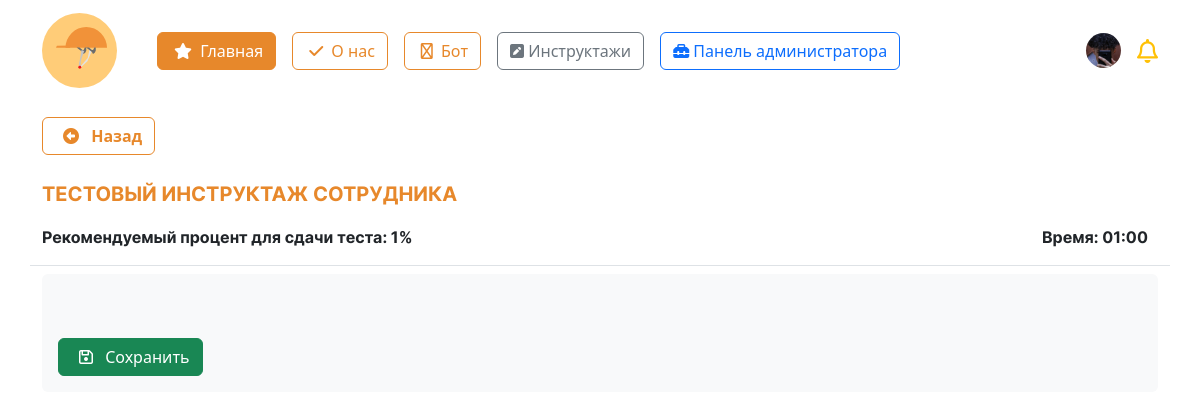
/account/themes_inst/test/1/1 (signed in), run on an earlier commit of the app's database.
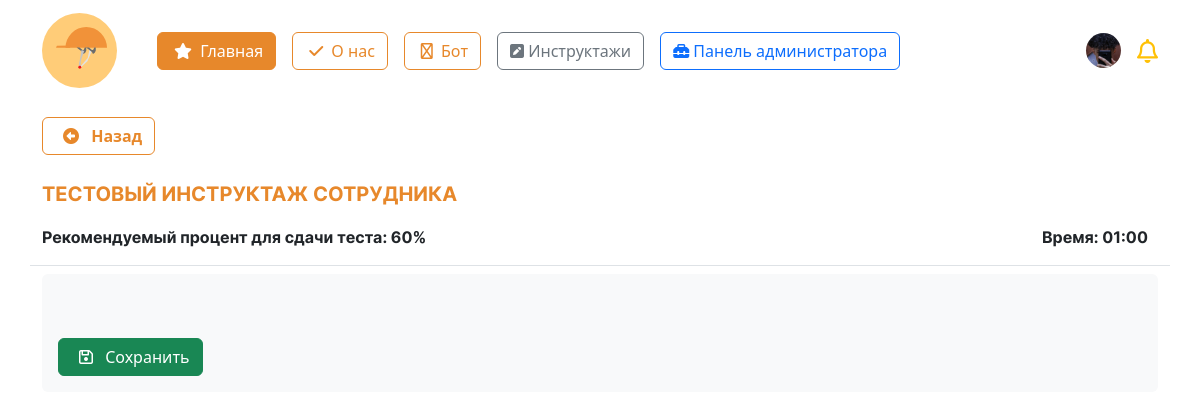
And on a later commit of the database.
### initru/models.py (models this page shows, shortened)
class CustomUser(AbstractUser):  # custom user for Users with django
    gen = (
        ('m', 'Мужской'),
        ('j', 'Женский')
    )
    patronymic = models.CharField(
        'Отчество',
        max_length=250,
    )
    gender = models.CharField(
        'Пол', choices=gen,
        max_length=3, null=True,
    )
    birthday_date = models.DateField(
        'Дата рождения', null=True,
    )
    region  = models.ForeignKey(
        Region, on_delete=models.CASCADE,
        null=True, verbose_name='Регион',
    )
    city  = ChainedForeignKey(
        City,
        chained_field='region',
        chained_model_field="region",
        show_all=False,
        auto_choose=True,
        null=True,
        sort=True)
    street  = models.ForeignKey(
        Street, on_delete=models.CASCADE,
        null=True, verbose_name='Улица',
    )
    house = models.IntegerField(
        "Номер дома", null=True,
    )
    flat = models.IntegerField(
        'Этаж', null=True,
    )
    avatar = models.ImageField(
        upload_to='images/users/',
        null=True,
        blank=True,
    )
    phone_number = models.TextField(
        'Номер телефона', max_length=15,unique=True,
        blank=False, null=True,
    )
    type_user  = models.ForeignKey(
        typeuser, on_delete=models.CASCADE,
        verbose_name='Тип пользователя', null=True,
    )
    groupStud  = models.ForeignKey(
        Groups, on_delete=models.CASCADE,
        verbose_name='Группа', null=True,
        blank=True
    )
    role  = models.ForeignKey(
        role, on_delete=models.CASCADE,
        null=True, verbose_name='Роль',
    )
    date_end = models.DateField(
        'Дата завершения зачисления',
        null=True,
    )

class test(models.Model):
    instruction = models.ForeignKey( inst, on_delete=models.CASCADE, verbose_name='Инструктаж' )
    name_test = models.CharField( 'Название теста инструктажа', max_length=125 )
    number_of_questions = models.IntegerField('Количество вопросов') ##
    time = models.IntegerField('Ограничение по времени') ##
    required_score_to_pass = models.IntegerField('Рекомендуемый балл в %', help_text='Рекомендуемый балл в %')
    type_user  = models.ForeignKey(typeuser, on_delete=models.CASCADE, verbose_name='Тип пользователя')
    file = models.FileField( 'Файл к тесту', upload_to='instr/', null=True, blank=True)
    class Meta:
        verbose_name = 'Тест'
        verbose_name_plural = 'Тесты'

### initru/views.py (the view)
# urls.py: path('account/themes_inst/test/<int:id>/<int:num>', testView, name = 'start_test'),
@login_required  # обязательная авторизация
def testView(request, num, id):
    page_name = 'user_tests/user_tests_test.html'
    quiz = test.objects.get(instruction = id, type_user=request.user.type_user, pk = num)
    values = {
        'test':quiz,
    }
    return render(request, page_name, values)

### initru/templates/user_tests/user_tests_test.html (shortened to what this page needs)
{% extends "../base.html" %}
{% load static %}
{% block content %}
<div class ="container mt-3">
    <div class = 'row'>
        <div class = 'col'>
            <a class = 'btn btn-outline-orange mb-2 fw-bold' onclick="javascript:history.back(); return false;" href ="#">
                <i class="fa-solid fa-circle-left mx-2"></i>
                Назад
            </a>
        </div>
    </div>
    <p class = 'fs-5 text-uppercase mt-3' style="font-family: 'Inter-Bold'; color:#E7882B;">{{ test.name_test }}</p>
    <div class = 'border-bottom row'>
        <div class = 'col'>
            <p id = 'score-box' style="font-family: 'Inter-Bold';">Рекомендуемый процент для сдачи теста: {{ test.required_score_to_pass }}%</p>
        </div>
        <div class = 'col' style = 'max-width: 140px;'>
            <p class ='fw-bold' style="font-family: 'Inter-Bold';">Время: <span id="timerParag">01:00</span></p>
        </div>
    </div>
    <div class="content">
        <form class = 'mt-2 rounded bg-light p-3' id ='quiz-form'>
            <button class ='btn btn-success mt-5'>
                <i class="fa-regular fa-floppy-disk mx-2"></i>
                Сохранить</button>
        </form>
    </div>
</div>
{% endblock content %}

### initru/templates/base.html (shortened to what this page needs)
<!DOCTYPE html>
{% load static %}
<html lang="ru">
<head>
	<link rel="stylesheet" href="{% static 'css/bootstrap.min.css' %}">
	<link rel="stylesheet" href="{% static 'css/style.css' %}">
	<link href="{% static 'fontawesomefree/css/fontawesome.css' %}" rel="stylesheet" type="text/css">
	<link href="{% static 'fontawesomefree/css/brands.css' %}" rel="stylesheet" type="text/css">
	<link href="{% static 'fontawesomefree/css/solid.css' %}" rel="stylesheet" type="text/css">
</head>
<header>
	<nav class="navbar">
		<div class="container">
			<div class='d-flex align-items-center'>
				<a href="{% url 'main' %}" class="navbar-brand">
					<img src="{% static 'images/logo.svg' %}" alt="logo" height="75">
				</a>
				<div class="d-flex mx-3 flex-wrap">
					<a class='btn btn-orange mx-2' href="{% url 'main' %}">
						<i class="fa-solid fa-star mx-1"></i>
						Главная
					</a>
					<a class='btn btn-outline-orange mx-2' href="{% url 'about' %}">
						<i class="fa-solid fa-check mx-1"></i>
						О нас
					</a>
					<a class='btn btn-outline-orange mx-2' href="">
						<i class="fa-regular fa-robot mx-1"></i>
						Бот
					</a>
					{% if user.is_authenticated %}
					<a class='btn btn-outline-secondary mx-2' href="{% url 'brief' %}">
						<i class="fa-solid fa-square-pen"></i>
						Инструктажи
					</a>
						{% if user.is_superuser %}
							<a class='btn btn-outline-primary mx-2' href="{% url 'admin:index' %}">
								<i class="fa-solid fa-toolbox"></i>
								Панель администратора
							</a>
						{% endif %}
					{% endif %}
				</div>
			</div>
			<div class='navbar d-flex justify-content-center'>
				{% if user.is_authenticated %}
				<div class="dropdown text-end d-flex mx-2">
					<a class="d-block link-dark text-decoration-none d-flex align-items-center" id="dropdownUser1" data-bs-toggle="dropdown" aria-expanded="false">
						<div class = 'rounded-circle mx-2' style = '
						width: 35px;
						height: 35px;
						background-position: center;
						background-repeat: no-repeat;
						background-size: cover;
						background-clip: unset;
						background-image: url("{{ request.user.avatar.url }}");
						'></div>
					</a>
				</div>
				<i class="fa-regular fa-bell fs-4 text-warning"></i>
				{% else %}
				<div class="dropdown text-end">
					<a href="{% url 'login' %}" class="d-block link-dark text-decoration-none">
						<img src="{% static 'images/startPage/user/user.svg' %}" alt="user">
					</a>
				</div>
				{% endif %}
			</div>
		</div>
	</nav>
</header>
<body>
	<main>
		{% block content %}
		{% endblock content %}
	</main>
</body>
</html>

What changed in the data, as far as the page shows it:
changed test "ТЕСТОВЫЙ ИНСТРУКТАЖ СОТРУДНИКА": required_score_to_pass "1" → "60"
